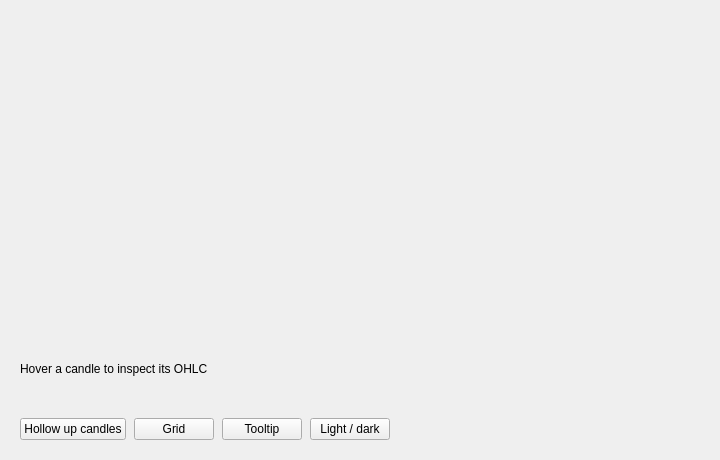
<?xml version="1.0" encoding="UTF-8"?>
<ui version="4.0">
 <class>MainWindow</class>
 <widget class="QMainWindow" name="MainWindow">
  <property name="geometry">
   <rect>
    <x>0</x>
    <y>0</y>
    <width>720</width>
    <height>460</height>
   </rect>
  </property>
  <property name="windowTitle">
   <string>QCustomCandlestickChart</string>
  </property>
  <widget class="QWidget" name="centralwidget">
   <layout class="QVBoxLayout" name="rootLayout">
    <property name="spacing">
     <number>14</number>
    </property>
    <property name="leftMargin">
     <number>20</number>
    </property>
    <property name="topMargin">
     <number>20</number>
    </property>
    <property name="rightMargin">
     <number>20</number>
    </property>
    <property name="bottomMargin">
     <number>20</number>
    </property>
    <item>
     <widget class="QCustomCandlestickChart" name="chart" native="true">
      <property name="minimumSize">
       <size>
        <width>0</width>
        <height>300</height>
       </size>
      </property>
     </widget>
    </item>
    <item>
     <widget class="QLabel" name="readoutLabel">
      <property name="text">
       <string>Hover a candle to inspect its OHLC</string>
      </property>
     </widget>
    </item>
    <item>
     <layout class="QHBoxLayout" name="controlsRow">
      <property name="spacing">
       <number>8</number>
      </property>
      <item>
       <widget class="QPushButton" name="hollowButton">
        <property name="text">
         <string>Hollow up candles</string>
        </property>
       </widget>
      </item>
      <item>
       <widget class="QPushButton" name="gridButton">
        <property name="text">
         <string>Grid</string>
        </property>
       </widget>
      </item>
      <item>
       <widget class="QPushButton" name="tooltipButton">
        <property name="text">
         <string>Tooltip</string>
        </property>
       </widget>
      </item>
      <item>
       <widget class="QPushButton" name="themeButton">
        <property name="text">
         <string>Light / dark</string>
        </property>
       </widget>
      </item>
      <item>
       <spacer name="controlsSpacer">
        <property name="orientation">
         <enum>Qt::Horizontal</enum>
        </property>
        <property name="sizeHint" stdset="0">
         <size>
          <width>0</width>
          <height>0</height>
         </size>
        </property>
       </spacer>
      </item>
     </layout>
    </item>
   </layout>
  </widget>
 </widget>
 <customwidgets>
  <customwidget>
   <class>QCustomCandlestickChart</class>
   <extends>QWidget</extends>
   <header location="global">Custom_Widgets.QCustomCandlestickChart.h</header>
  </customwidget>
 </customwidgets>
 <resources/>
 <connections/>
</ui>
